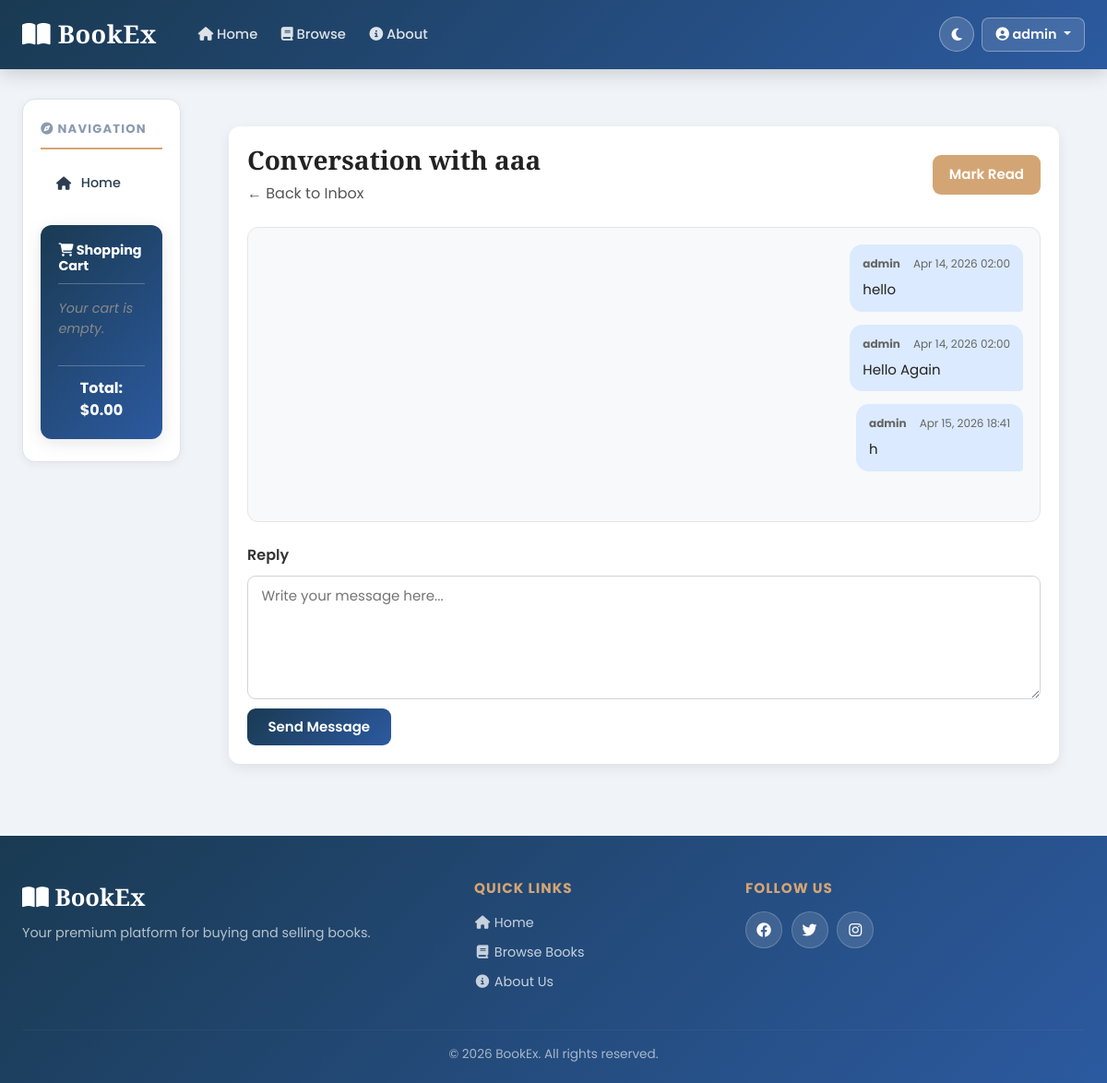
The app's page /thread/1/ (signed in) with its own data.
### bookMng/models.py (models this page shows, shortened)
class PrivateMessage(models.Model):
    thread = models.ForeignKey(
        MessageThread,
        on_delete=models.CASCADE,
        related_name="messages",
    )
    sender = models.ForeignKey(
        settings.AUTH_USER_MODEL,
        on_delete=models.CASCADE,
        related_name="sent_private_messages",
    )
    recipient = models.ForeignKey(
        settings.AUTH_USER_MODEL,
        on_delete=models.CASCADE,
        related_name="received_private_messages",
    )
    body = models.TextField()
    is_read = models.BooleanField(default=False)
    created_at = models.DateTimeField(auto_now_add=True)
    read_at = models.DateTimeField(null=True, blank=True)
    class Meta:
        ordering = ["created_at"]

### bookMng/views.py (the view, shortened to what this page needs)
# urls.py: path("thread/<int:thread_id>/", views.thread_detail, name="thread_detail"),
@login_required
@require_http_methods(["GET", "POST"])
def thread_detail(request: HttpRequest, thread_id: int) -> HttpResponse:
    thread = get_object_or_404(
        MessageThread.objects.select_related("user1", "user2"),
        pk=thread_id,
    )
    if not thread.has_participant(request.user):
        raise Http404("Message thread not found.")
    thread_messages = thread.messages.select_related("sender", "recipient").all()
    unread_messages = thread_messages.filter(recipient=request.user, is_read=False)
    for msg in unread_messages:
        msg.mark_as_read()
    context = {
        "thread": thread,
        "other_user": thread.other_user(request.user),
        "thread_messages": thread_messages,
    }
    return render(request, "bookMng/thread.html", context)

### bookMng/models.py (called while the page is built)
    def other_user(self, current_user):
        if current_user == self.user1:
            return self.user2
        return self.user1

    def has_participant(self, user):
        return user == self.user1 or user == self.user2

### bookEx/templates/bookMng/thread.html (shortened to what this page needs)
{% extends "base.html" %}
{% load static %}
{% block content %}
<div class="message-box-container">
    <div class="message-box-header">
        <div>
            <h1>Conversation with {{ other_user.username }}</h1>
            <a class="back-link" href="{% url 'inbox' %}">← Back to Inbox</a>
        </div>
        <form method="post" action="{% url 'mark_thread_read' thread.id %}">
            <button class="btn-secondary" type="submit">Mark Read</button>
        </form>
    </div>
    <div class="message-thread-panel">
        {% for msg in thread_messages %}
            <div class="message-bubble {% if msg.sender == request.user %}sent{% else %}received{% endif %}">
                <div class="message-meta">
                    <span class="message-author">{{ msg.sender.username }}</span>
                    <span class="message-date">{{ msg.created_at|date:"M d, Y H:i" }}</span>
                </div>
                <div class="message-text">{{ msg.body|linebreaksbr }}</div>
            </div>
        {% empty %}
            <div class="empty-state">
                <p>No messages in this conversation yet.</p>
            </div>
        {% endfor %}
    </div>
    <form method="post" class="message-compose-form">
        <label for="id_body">Reply</label>
        <textarea id="id_body" name="body" rows="5" placeholder="Write your message here..."></textarea>
        <button class="btn-primary" type="submit">Send Message</button>
    </form>
</div>
{% endblock %}

### bookEx/templates/base.html (shortened to what this page needs)
{% load static %}
<!DOCTYPE html>
<html lang="en" data-theme="light">
<head>
    <link href="https://cdn.jsdelivr.net/npm/bootstrap@5.3.0/dist/css/bootstrap.min.css" rel="stylesheet">
    <link rel="stylesheet" href="https://cdnjs.cloudflare.com/ajax/libs/font-awesome/6.4.0/css/all.min.css">
    <link href="{% static 'main.css' %}" rel="stylesheet" type="text/css">
    <link rel="stylesheet" href="{% static 'table_format.css' %}" type="text/css" />
    <link rel="stylesheet" href="{% static 'message_box.css' %}" />
</head>
<body>
    <div id="toast-container" class="toast-container position-fixed top-0 end-0 p-3" style="z-index:9999"></div>
    <nav class="navbar navbar-expand-lg premium-navbar">
        <div class="container-fluid px-4">
            <a class="navbar-brand fw-bold" href="/">
                <i class="fas fa-book-open"></i> BookEx
            </a>
            <div class="collapse navbar-collapse" id="navbarNav">
                <ul class="navbar-nav me-auto ms-3">
                    <li class="nav-item">
                        <a class="nav-link navtop-link" href="/"><i class="fas fa-home"></i> Home</a>
                    </li>
                    <li class="nav-item">
                        <a class="nav-link navtop-link" href="/displaybooks"><i class="fas fa-book"></i> Browse</a>
                    </li>
                    <li class="nav-item">
                        <a class="nav-link navtop-link" href="/aboutus/"><i class="fas fa-info-circle"></i> About</a>
                    </li>
                </ul>
                <div class="d-flex align-items-center gap-2">
                    <button class="theme-toggle-btn" id="themeToggle" title="Toggle theme"
                        aria-label="Toggle dark/light mode">
                        <i class="fas fa-moon" id="themeIcon"></i>
                    </button>
                    {% if user.is_authenticated %}
                    <div class="dropdown">
                        <button class="btn nav-user-btn dropdown-toggle" type="button" data-bs-toggle="dropdown">
                            <i class="fas fa-user-circle"></i> {{ user.username }}
                        </button>
                    </div>
                    {% endif %}
                </div>
            </div>
        </div>
    </nav>
    <div class="main-wrapper">
        <div class="container-fluid px-4">
            <div class="row g-4">
                <nav class="col-xl-2 col-lg-3 col-md-4 d-none d-md-block">
                    <div class="sidebar-content">
                        <h6 class="sidebar-title">
                            <i class="fas fa-compass"></i> Navigation
                        </h6>
                        <ul class="nav flex-column sidebar-nav">
                            {% block sidenav %}
                            <li class="nav-item">
                                <a class="nav-link sidebar-link" href="/"><i class="fas fa-home"></i> Home</a>
                            </li>
                            {% endblock sidenav %}
                        </ul>
                        {% if user.is_authenticated %}
                        <div class="cart-card mt-4">
                            <h6 class="cart-title">
                                <i class="fas fa-shopping-cart"></i> Shopping Cart
                            </h6>
                            <div id="cart-items" class="cart-items-list">
                            </div>
                            <div class="cart-footer">
                                <div class="cart-total">
                                    Total: $<span id="cart-total">0.00</span>
                                </div>
                            </div>
                        </div>
                        {% endif %}
                    </div>
                </nav>
                <main class="col-xl-10 col-lg-9 col-md-8 premium-content page-fade-in">
                    {% block content %}
                    {% endblock content %}
                </main>
            </div>
        </div>
    </div>
    <footer class="premium-footer">
        <div class="container-fluid px-4">
            <div class="row gy-4">
                <div class="col-md-5">
                    <div class="footer-brand">
                        <i class="fas fa-book-open"></i> BookEx
                    </div>
                    <p class="mt-2 footer-tagline">Your premium platform for buying and selling books.</p>
                </div>
                <div class="col-md-3">
                    <h6 class="footer-heading">Quick Links</h6>
                    <ul class="list-unstyled footer-links">
                        <li><a href="/"><i class="fas fa-home fa-fw"></i> Home</a></li>
                        <li><a href="/displaybooks"><i class="fas fa-book fa-fw"></i> Browse Books</a></li>
                        <li><a href="/aboutus/"><i class="fas fa-info-circle fa-fw"></i> About Us</a></li>
                    </ul>
                </div>
                <div class="col-md-4">
                    <h6 class="footer-heading">Follow Us</h6>
                    <div class="social-links">
                        <a href="#" aria-label="Facebook"><i class="fab fa-facebook"></i></a>
                        <a href="#" aria-label="Twitter"><i class="fab fa-twitter"></i></a>
                        <a href="#" aria-label="Instagram"><i class="fab fa-instagram"></i></a>
                    </div>
                </div>
            </div>
            <hr class="footer-divider">
            <p class="text-center footer-copy mb-0">&copy; 2026 BookEx. All rights reserved.</p>
        </div>
    </footer>
</body>
</html>

### bookEx/static/message_box.css (style rules this page uses)
.message-box-container { max-width: 900px; margin: 30px auto; padding: 20px; background: #ffffff; border-radius: 12px; box-shadow: 0 4px 14px rgba(0, 0, 0, 0.08); }
.message-box-header { display: flex; justify-content: space-between; align-items: center; gap: 16px; margin-bottom: 24px; flex-wrap: wrap; }
.message-box-header h1 { margin: 0; font-size: 28px; color: #222; }
.back-link { display: inline-block; margin-top: 8px; text-decoration: none; color: #555; }
.message-thread-panel { display: flex; flex-direction: column; gap: 14px; padding: 18px; min-height: 320px; border: 1px solid #e5e5e5; border-radius: 12px; background: #f8f9fb; margin-bottom: 24px; }
.message-bubble { max-width: 75%; padding: 12px 14px; border-radius: 14px; line-height: 1.5; }
.message-bubble.sent { align-self: flex-end; background: #dbeafe; border-bottom-right-radius: 4px; }
.message-meta { display: flex; justify-content: space-between; gap: 14px; margin-bottom: 8px; font-size: 12px; color: #666; }
.message-author { font-weight: 700; }
.message-text { font-size: 15px; color: #222; white-space: pre-wrap; word-break: break-word; }
.message-compose-form { display: flex; flex-direction: column; gap: 10px; }
.message-compose-form label { font-weight: 600; color: #333; }
.message-compose-form textarea, .message-compose-form select { width: 100%; padding: 12px; border: 1px solid #ccc; border-radius: 8px; font-size: 15px; box-sizing: border-box; }
.btn-primary, .btn-secondary { display: inline-block; width: fit-content; padding: 10px 18px; border: none; border-radius: 8px; cursor: pointer; font-size: 15px; text-decoration: none; }
.btn-primary { background: #2563eb; color: white; }
.btn-secondary { background: #e5e7eb; color: #222; }

### records on screen
PrivateMessage: sender.username "admin", created_at "Apr 14, 2026 02:00", body "hello"
PrivateMessage: sender.username "admin", created_at "Apr 14, 2026 02:00", body "Hello Again"
PrivateMessage: sender.username "admin", created_at "Apr 15, 2026 18:41", body "h"

### other values on screen
{{ user.username }} "admin"
{{ other_user.username }} "aaa"
